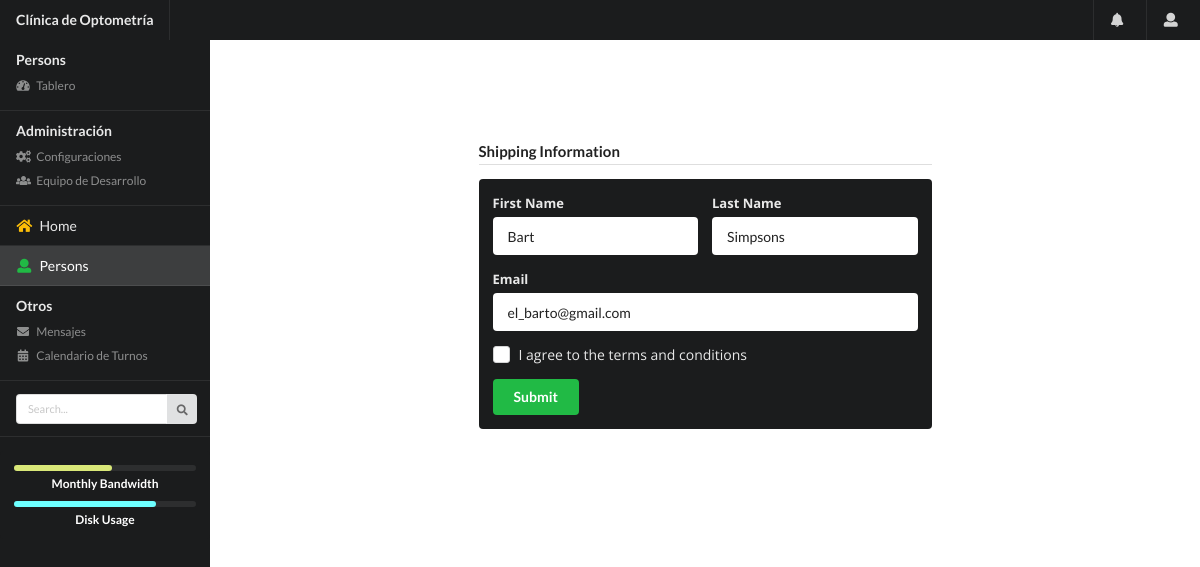
/ventas/editPersons/4, run on the app's committed database.
### ventas/models.py (models this page shows, shortened)
class Persons(models.Model):
    id_person = models.AutoField(primary_key=True)
    first_name = models.CharField(max_length=50)
    last_name = models.CharField(max_length=50)
    email= models.EmailField(max_length=100)

### ventas/class_views.py (the view)
# urls.py: path("editPersons/<int:pk>",class_views.PersonsUpdate.as_view(),name="editPersons"),
class PersonsUpdate(UpdateView):
    model = Persons
    form_class = PersonForm
    template_name = 'ventas/addPersons.html'
    success_url = reverse_lazy('ventas:viewPersons')

### ventas/forms.py
class PersonForm(forms.ModelForm):
    class Meta:
        model = Persons
        fields = ('id_person','first_name','last_name','email',)

### ventas/templates/ventas/addPersons.html (shortened to what this page needs)
{% extends "ventas/sidebar.html" %} {% load static %}
{% block title %} CreatePersons {% endblock %} {% block body %}
<div class="pusher">
  <div class="main-content">
    <div class="ui grid stackable padded">
      <div class="ui two column centered grid">
        <div class="four column centered row">
        </div>
        <div class="column">
          <form class="ui form" method="POST">
            <h4 class="ui dividing header">Shipping Information</h4>
            <div class="ui inverted segment">
              <div class="ui inverted form">
                <div class="two fields">
                  <div class="field">
                    <label>First Name</label>
                    {{ form.first_name }}
                  </div>
                  <div class="field">
                    <label>Last Name</label>
                    {{ form.last_name }}
                  </div>
                </div>
                <div class="field">
                  <label>Email</label>
                  {{ form.email }}
                </div>
                <div class="inline field">
                  <div class="ui checkbox">
                    <label>I agree to the terms and conditions</label>
                  </div>
                </div>
                <button type="submit" class="ui green submit button">Submit</button>
              </div>
            </div>
          </form>
        </div>
        <div class="four column centered row">
        </div>
      </div>
    </div>
  </div>
</div>
{% endblock %}

### ventas/static/ventas/css/style.css (style rules this page uses)
:root { --tablet: 768px; --smallMonitor: 992px; --largeMonitor: 1200px; --font-family: 'Open Sans', sans-serif; }
body { font-family: var(--font-family) !important; }
.main-content { margin-top: 40px; }
@media (min-width: 768px) { .main-content { margin-left: 15rem; } }

### data on the page
Persons: first_name "Bart", last_name "Simpsons", email "el_barto@gmail.com"
